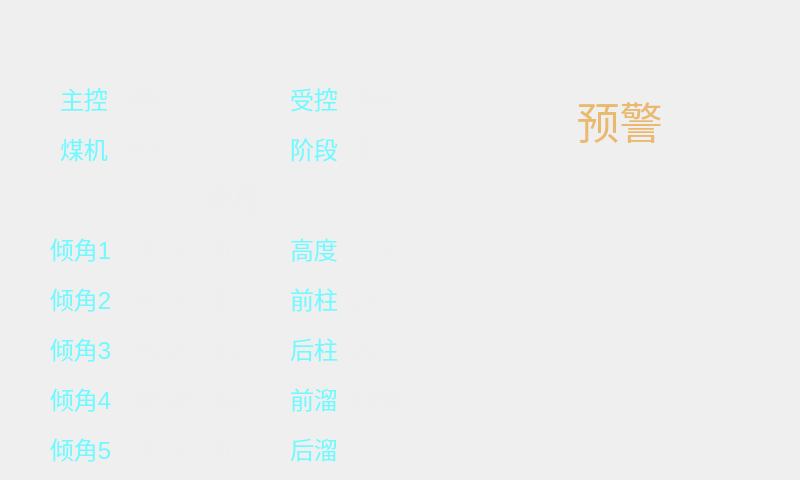
<?xml version="1.0" encoding="UTF-8"?>
<ui version="4.0">
 <class>controlled_page</class>
 <widget class="QWidget" name="controlled_page">
  <property name="geometry">
   <rect>
    <x>0</x>
    <y>0</y>
    <width>800</width>
    <height>480</height>
   </rect>
  </property>
  <property name="windowTitle">
   <string>Form</string>
  </property>
  <widget class="QLabel" name="label_action">
   <property name="geometry">
    <rect>
     <x>459</x>
     <y>70</y>
     <width>321</width>
     <height>101</height>
    </rect>
   </property>
   <property name="font">
    <font>
     <family>YouSheBiaoTiHei</family>
     <pointsize>32</pointsize>
    </font>
   </property>
   <property name="styleSheet">
    <string notr="true">color: rgb(233, 185, 110);</string>
   </property>
   <property name="text">
    <string>预警</string>
   </property>
   <property name="alignment">
    <set>Qt::AlignCenter</set>
   </property>
  </widget>
  <widget class="QLabel" name="label_gif">
   <property name="geometry">
    <rect>
     <x>459</x>
     <y>179</y>
     <width>321</width>
     <height>291</height>
    </rect>
   </property>
   <property name="styleSheet">
    <string notr="true"/>
   </property>
   <property name="text">
    <string/>
   </property>
  </widget>
  <widget class="QLabel" name="label">
   <property name="geometry">
    <rect>
     <x>60</x>
     <y>78</y>
     <width>51</width>
     <height>41</height>
    </rect>
   </property>
   <property name="font">
    <font>
     <pointsize>18</pointsize>
    </font>
   </property>
   <property name="styleSheet">
    <string notr="true">color: rgb(112, 249, 255);
background-color: transparent;</string>
   </property>
   <property name="text">
    <string>主控</string>
   </property>
  </widget>
  <widget class="QLabel" name="label_background">
   <property name="geometry">
    <rect>
     <x>0</x>
     <y>0</y>
     <width>800</width>
     <height>480</height>
    </rect>
   </property>
   <property name="text">
    <string/>
   </property>
   <property name="pixmap">
    <pixmap resource="window/image.qrc">:/new/menu_page/受控预警/底版.png</pixmap>
   </property>
  </widget>
  <widget class="QLabel" name="label_back">
   <property name="geometry">
    <rect>
     <x>20</x>
     <y>430</y>
     <width>221</width>
     <height>41</height>
    </rect>
   </property>
   <property name="text">
    <string/>
   </property>
   <property name="pixmap">
    <pixmap resource="window/image.qrc">:/new/menu_page/受控预警/信息文字底版.png</pixmap>
   </property>
  </widget>
  <widget class="QLabel" name="label_back_2">
   <property name="geometry">
    <rect>
     <x>260</x>
     <y>430</y>
     <width>171</width>
     <height>41</height>
    </rect>
   </property>
   <property name="text">
    <string/>
   </property>
   <property name="pixmap">
    <pixmap resource="window/image.qrc">:/new/menu_page/受控预警/信息文字底版.png</pixmap>
   </property>
  </widget>
  <widget class="QLabel" name="label_back_3">
   <property name="geometry">
    <rect>
     <x>20</x>
     <y>380</y>
     <width>221</width>
     <height>41</height>
    </rect>
   </property>
   <property name="text">
    <string/>
   </property>
   <property name="pixmap">
    <pixmap resource="window/image.qrc">:/new/menu_page/受控预警/信息文字底版.png</pixmap>
   </property>
  </widget>
  <widget class="QLabel" name="label_back_4">
   <property name="geometry">
    <rect>
     <x>20</x>
     <y>330</y>
     <width>221</width>
     <height>41</height>
    </rect>
   </property>
   <property name="text">
    <string/>
   </property>
   <property name="pixmap">
    <pixmap resource="window/image.qrc">:/new/menu_page/受控预警/信息文字底版.png</pixmap>
   </property>
  </widget>
  <widget class="QLabel" name="label_back_5">
   <property name="geometry">
    <rect>
     <x>20</x>
     <y>280</y>
     <width>221</width>
     <height>41</height>
    </rect>
   </property>
   <property name="text">
    <string/>
   </property>
   <property name="pixmap">
    <pixmap resource="window/image.qrc">:/new/menu_page/受控预警/信息文字底版.png</pixmap>
   </property>
  </widget>
  <widget class="QLabel" name="label_back_6">
   <property name="geometry">
    <rect>
     <x>20</x>
     <y>230</y>
     <width>221</width>
     <height>41</height>
    </rect>
   </property>
   <property name="text">
    <string/>
   </property>
   <property name="pixmap">
    <pixmap resource="window/image.qrc">:/new/menu_page/受控预警/信息文字底版.png</pixmap>
   </property>
  </widget>
  <widget class="QLabel" name="label_back_7">
   <property name="geometry">
    <rect>
     <x>260</x>
     <y>380</y>
     <width>171</width>
     <height>41</height>
    </rect>
   </property>
   <property name="text">
    <string/>
   </property>
   <property name="pixmap">
    <pixmap resource="window/image.qrc">:/new/menu_page/受控预警/信息文字底版.png</pixmap>
   </property>
  </widget>
  <widget class="QLabel" name="label_back_8">
   <property name="geometry">
    <rect>
     <x>260</x>
     <y>330</y>
     <width>171</width>
     <height>41</height>
    </rect>
   </property>
   <property name="text">
    <string/>
   </property>
   <property name="pixmap">
    <pixmap resource="window/image.qrc">:/new/menu_page/受控预警/信息文字底版.png</pixmap>
   </property>
  </widget>
  <widget class="QLabel" name="label_back_9">
   <property name="geometry">
    <rect>
     <x>260</x>
     <y>280</y>
     <width>171</width>
     <height>41</height>
    </rect>
   </property>
   <property name="text">
    <string/>
   </property>
   <property name="pixmap">
    <pixmap resource="window/image.qrc">:/new/menu_page/受控预警/信息文字底版.png</pixmap>
   </property>
  </widget>
  <widget class="QLabel" name="label_back_10">
   <property name="geometry">
    <rect>
     <x>260</x>
     <y>230</y>
     <width>171</width>
     <height>41</height>
    </rect>
   </property>
   <property name="text">
    <string/>
   </property>
   <property name="pixmap">
    <pixmap resource="window/image.qrc">:/new/menu_page/受控预警/信息文字底版.png</pixmap>
   </property>
  </widget>
  <widget class="QLabel" name="label_back_11">
   <property name="geometry">
    <rect>
     <x>120</x>
     <y>190</y>
     <width>16</width>
     <height>21</height>
    </rect>
   </property>
   <property name="styleSheet">
    <string notr="true">background-color: transparent;</string>
   </property>
   <property name="text">
    <string/>
   </property>
   <property name="pixmap">
    <pixmap resource="window/image.qrc">:/new/menu_page/受控预警/光标左.png</pixmap>
   </property>
  </widget>
  <widget class="QLabel" name="label_back_12">
   <property name="geometry">
    <rect>
     <x>330</x>
     <y>190</y>
     <width>16</width>
     <height>21</height>
    </rect>
   </property>
   <property name="styleSheet">
    <string notr="true">background-color: transparent;</string>
   </property>
   <property name="text">
    <string/>
   </property>
   <property name="pixmap">
    <pixmap resource="window/image.qrc">:/new/menu_page/受控预警/光标右.png</pixmap>
   </property>
  </widget>
  <widget class="QLabel" name="label_status">
   <property name="geometry">
    <rect>
     <x>140</x>
     <y>173</y>
     <width>181</width>
     <height>51</height>
    </rect>
   </property>
   <property name="font">
    <font>
     <family>Dingbats</family>
     <pointsize>22</pointsize>
     <weight>9</weight>
     <italic>true</italic>
     <bold>false</bold>
    </font>
   </property>
   <property name="styleSheet">
    <string notr="true">font: 75 italic 22pt &quot;Dingbats&quot;;
color: rgb(238, 238, 236);
background-color: transparent;</string>
   </property>
   <property name="text">
    <string>受控</string>
   </property>
   <property name="alignment">
    <set>Qt::AlignCenter</set>
   </property>
  </widget>
  <widget class="QLabel" name="label_back_13">
   <property name="geometry">
    <rect>
     <x>30</x>
     <y>130</y>
     <width>171</width>
     <height>41</height>
    </rect>
   </property>
   <property name="text">
    <string/>
   </property>
   <property name="pixmap">
    <pixmap resource="window/image.qrc">:/new/menu_page/受控预警/信息文字底版.png</pixmap>
   </property>
  </widget>
  <widget class="QLabel" name="label_back_14">
   <property name="geometry">
    <rect>
     <x>30</x>
     <y>80</y>
     <width>171</width>
     <height>41</height>
    </rect>
   </property>
   <property name="text">
    <string/>
   </property>
   <property name="pixmap">
    <pixmap resource="window/image.qrc">:/new/menu_page/受控预警/信息文字底版.png</pixmap>
   </property>
  </widget>
  <widget class="QLabel" name="label_back_15">
   <property name="geometry">
    <rect>
     <x>260</x>
     <y>130</y>
     <width>171</width>
     <height>41</height>
    </rect>
   </property>
   <property name="text">
    <string/>
   </property>
   <property name="pixmap">
    <pixmap resource="window/image.qrc">:/new/menu_page/受控预警/信息文字底版.png</pixmap>
   </property>
  </widget>
  <widget class="QLabel" name="label_back_16">
   <property name="geometry">
    <rect>
     <x>260</x>
     <y>80</y>
     <width>171</width>
     <height>41</height>
    </rect>
   </property>
   <property name="text">
    <string/>
   </property>
   <property name="pixmap">
    <pixmap resource="window/image.qrc">:/new/menu_page/受控预警/信息文字底版.png</pixmap>
   </property>
  </widget>
  <widget class="QLabel" name="label_32">
   <property name="geometry">
    <rect>
     <x>60</x>
     <y>128</y>
     <width>51</width>
     <height>41</height>
    </rect>
   </property>
   <property name="font">
    <font>
     <pointsize>18</pointsize>
    </font>
   </property>
   <property name="styleSheet">
    <string notr="true">color: rgb(112, 249, 255);</string>
   </property>
   <property name="text">
    <string>煤机</string>
   </property>
  </widget>
  <widget class="QLabel" name="label_33">
   <property name="geometry">
    <rect>
     <x>290</x>
     <y>128</y>
     <width>51</width>
     <height>41</height>
    </rect>
   </property>
   <property name="font">
    <font>
     <pointsize>18</pointsize>
    </font>
   </property>
   <property name="styleSheet">
    <string notr="true">color: rgb(112, 249, 255);</string>
   </property>
   <property name="text">
    <string>阶段</string>
   </property>
  </widget>
  <widget class="QLabel" name="label_34">
   <property name="geometry">
    <rect>
     <x>50</x>
     <y>228</y>
     <width>71</width>
     <height>41</height>
    </rect>
   </property>
   <property name="font">
    <font>
     <pointsize>18</pointsize>
    </font>
   </property>
   <property name="styleSheet">
    <string notr="true">color: rgb(112, 249, 255);</string>
   </property>
   <property name="text">
    <string>倾角1</string>
   </property>
  </widget>
  <widget class="QLabel" name="label_35">
   <property name="geometry">
    <rect>
     <x>50</x>
     <y>278</y>
     <width>71</width>
     <height>41</height>
    </rect>
   </property>
   <property name="font">
    <font>
     <pointsize>18</pointsize>
    </font>
   </property>
   <property name="styleSheet">
    <string notr="true">color: rgb(112, 249, 255);</string>
   </property>
   <property name="text">
    <string>倾角2</string>
   </property>
  </widget>
  <widget class="QLabel" name="label_36">
   <property name="geometry">
    <rect>
     <x>50</x>
     <y>328</y>
     <width>71</width>
     <height>41</height>
    </rect>
   </property>
   <property name="font">
    <font>
     <pointsize>18</pointsize>
    </font>
   </property>
   <property name="styleSheet">
    <string notr="true">color: rgb(112, 249, 255);</string>
   </property>
   <property name="text">
    <string>倾角3</string>
   </property>
  </widget>
  <widget class="QLabel" name="label_37">
   <property name="geometry">
    <rect>
     <x>50</x>
     <y>378</y>
     <width>71</width>
     <height>41</height>
    </rect>
   </property>
   <property name="font">
    <font>
     <pointsize>18</pointsize>
    </font>
   </property>
   <property name="styleSheet">
    <string notr="true">color: rgb(112, 249, 255);</string>
   </property>
   <property name="text">
    <string>倾角4</string>
   </property>
  </widget>
  <widget class="QLabel" name="label_38">
   <property name="geometry">
    <rect>
     <x>50</x>
     <y>428</y>
     <width>71</width>
     <height>41</height>
    </rect>
   </property>
   <property name="font">
    <font>
     <pointsize>18</pointsize>
    </font>
   </property>
   <property name="styleSheet">
    <string notr="true">color: rgb(112, 249, 255);</string>
   </property>
   <property name="text">
    <string>倾角5</string>
   </property>
  </widget>
  <widget class="QLabel" name="label_39">
   <property name="geometry">
    <rect>
     <x>290</x>
     <y>228</y>
     <width>51</width>
     <height>41</height>
    </rect>
   </property>
   <property name="font">
    <font>
     <pointsize>18</pointsize>
    </font>
   </property>
   <property name="styleSheet">
    <string notr="true">color: rgb(112, 249, 255);</string>
   </property>
   <property name="text">
    <string>高度</string>
   </property>
  </widget>
  <widget class="QLabel" name="label_40">
   <property name="geometry">
    <rect>
     <x>290</x>
     <y>278</y>
     <width>51</width>
     <height>41</height>
    </rect>
   </property>
   <property name="font">
    <font>
     <pointsize>18</pointsize>
    </font>
   </property>
   <property name="styleSheet">
    <string notr="true">color: rgb(112, 249, 255);</string>
   </property>
   <property name="text">
    <string>前柱</string>
   </property>
  </widget>
  <widget class="QLabel" name="label_41">
   <property name="geometry">
    <rect>
     <x>290</x>
     <y>328</y>
     <width>51</width>
     <height>41</height>
    </rect>
   </property>
   <property name="font">
    <font>
     <pointsize>18</pointsize>
    </font>
   </property>
   <property name="styleSheet">
    <string notr="true">color: rgb(112, 249, 255);</string>
   </property>
   <property name="text">
    <string>后柱</string>
   </property>
  </widget>
  <widget class="QLabel" name="label_42">
   <property name="geometry">
    <rect>
     <x>290</x>
     <y>378</y>
     <width>51</width>
     <height>41</height>
    </rect>
   </property>
   <property name="font">
    <font>
     <pointsize>18</pointsize>
    </font>
   </property>
   <property name="styleSheet">
    <string notr="true">color: rgb(112, 249, 255);</string>
   </property>
   <property name="text">
    <string>前溜</string>
   </property>
  </widget>
  <widget class="QLabel" name="label_43">
   <property name="geometry">
    <rect>
     <x>290</x>
     <y>428</y>
     <width>51</width>
     <height>41</height>
    </rect>
   </property>
   <property name="font">
    <font>
     <pointsize>18</pointsize>
    </font>
   </property>
   <property name="styleSheet">
    <string notr="true">color: rgb(112, 249, 255);</string>
   </property>
   <property name="text">
    <string>后溜</string>
   </property>
  </widget>
  <widget class="QLabel" name="label_coal_mechine">
   <property name="geometry">
    <rect>
     <x>120</x>
     <y>128</y>
     <width>51</width>
     <height>41</height>
    </rect>
   </property>
   <property name="font">
    <font>
     <pointsize>18</pointsize>
    </font>
   </property>
   <property name="styleSheet">
    <string notr="true">color: rgb(238, 238, 236);</string>
   </property>
   <property name="text">
    <string>053</string>
   </property>
  </widget>
  <widget class="QLabel" name="label_main">
   <property name="geometry">
    <rect>
     <x>120</x>
     <y>78</y>
     <width>51</width>
     <height>41</height>
    </rect>
   </property>
   <property name="font">
    <font>
     <pointsize>18</pointsize>
    </font>
   </property>
   <property name="styleSheet">
    <string notr="true">color: rgb(238, 238, 236);</string>
   </property>
   <property name="text">
    <string>055</string>
   </property>
  </widget>
  <widget class="QLabel" name="label_controlled">
   <property name="geometry">
    <rect>
     <x>350</x>
     <y>78</y>
     <width>51</width>
     <height>41</height>
    </rect>
   </property>
   <property name="font">
    <font>
     <pointsize>18</pointsize>
    </font>
   </property>
   <property name="styleSheet">
    <string notr="true">color: rgb(238, 238, 236);</string>
   </property>
   <property name="text">
    <string>056</string>
   </property>
  </widget>
  <widget class="QLabel" name="label_stage">
   <property name="geometry">
    <rect>
     <x>350</x>
     <y>128</y>
     <width>51</width>
     <height>41</height>
    </rect>
   </property>
   <property name="font">
    <font>
     <pointsize>18</pointsize>
    </font>
   </property>
   <property name="styleSheet">
    <string notr="true">color: rgb(238, 238, 236);</string>
   </property>
   <property name="text">
    <string>无</string>
   </property>
  </widget>
  <widget class="QLabel" name="label_angle1">
   <property name="geometry">
    <rect>
     <x>130</x>
     <y>230</y>
     <width>131</width>
     <height>41</height>
    </rect>
   </property>
   <property name="font">
    <font>
     <pointsize>18</pointsize>
    </font>
   </property>
   <property name="styleSheet">
    <string notr="true">color: rgb(238, 238, 236);</string>
   </property>
   <property name="text">
    <string>-90,80,-20</string>
   </property>
  </widget>
  <widget class="QLabel" name="label_angle2">
   <property name="geometry">
    <rect>
     <x>130</x>
     <y>280</y>
     <width>131</width>
     <height>41</height>
    </rect>
   </property>
   <property name="font">
    <font>
     <pointsize>18</pointsize>
    </font>
   </property>
   <property name="styleSheet">
    <string notr="true">color: rgb(238, 238, 236);</string>
   </property>
   <property name="text">
    <string>-90,80,-20</string>
   </property>
  </widget>
  <widget class="QLabel" name="label_angle3">
   <property name="geometry">
    <rect>
     <x>130</x>
     <y>330</y>
     <width>131</width>
     <height>41</height>
    </rect>
   </property>
   <property name="font">
    <font>
     <pointsize>18</pointsize>
    </font>
   </property>
   <property name="styleSheet">
    <string notr="true">color: rgb(238, 238, 236);</string>
   </property>
   <property name="text">
    <string>-90,80,-20</string>
   </property>
  </widget>
  <widget class="QLabel" name="label_angle4">
   <property name="geometry">
    <rect>
     <x>130</x>
     <y>380</y>
     <width>131</width>
     <height>41</height>
    </rect>
   </property>
   <property name="font">
    <font>
     <pointsize>18</pointsize>
    </font>
   </property>
   <property name="styleSheet">
    <string notr="true">color: rgb(238, 238, 236);</string>
   </property>
   <property name="text">
    <string>-90,80,-20</string>
   </property>
  </widget>
  <widget class="QLabel" name="label_angle5">
   <property name="geometry">
    <rect>
     <x>130</x>
     <y>430</y>
     <width>131</width>
     <height>41</height>
    </rect>
   </property>
   <property name="font">
    <font>
     <pointsize>18</pointsize>
    </font>
   </property>
   <property name="styleSheet">
    <string notr="true">color: rgb(238, 238, 236);</string>
   </property>
   <property name="text">
    <string>-90,80,-20</string>
   </property>
  </widget>
  <widget class="QLabel" name="label_hight">
   <property name="geometry">
    <rect>
     <x>350</x>
     <y>230</y>
     <width>101</width>
     <height>41</height>
    </rect>
   </property>
   <property name="font">
    <font>
     <pointsize>18</pointsize>
    </font>
   </property>
   <property name="styleSheet">
    <string notr="true">color: rgb(238, 238, 236);</string>
   </property>
   <property name="text">
    <string>1000</string>
   </property>
  </widget>
  <widget class="QLabel" name="label_pressure1">
   <property name="geometry">
    <rect>
     <x>350</x>
     <y>280</y>
     <width>101</width>
     <height>41</height>
    </rect>
   </property>
   <property name="font">
    <font>
     <pointsize>18</pointsize>
    </font>
   </property>
   <property name="styleSheet">
    <string notr="true">color: rgb(238, 238, 236);</string>
   </property>
   <property name="text">
    <string>12.5</string>
   </property>
  </widget>
  <widget class="QLabel" name="label_pressure2">
   <property name="geometry">
    <rect>
     <x>350</x>
     <y>330</y>
     <width>101</width>
     <height>41</height>
    </rect>
   </property>
   <property name="font">
    <font>
     <pointsize>18</pointsize>
    </font>
   </property>
   <property name="styleSheet">
    <string notr="true">color: rgb(238, 238, 236);</string>
   </property>
   <property name="text">
    <string>25</string>
   </property>
  </widget>
  <widget class="QLabel" name="label_travel1">
   <property name="geometry">
    <rect>
     <x>350</x>
     <y>380</y>
     <width>101</width>
     <height>41</height>
    </rect>
   </property>
   <property name="font">
    <font>
     <pointsize>18</pointsize>
    </font>
   </property>
   <property name="styleSheet">
    <string notr="true">color: rgb(238, 238, 236);</string>
   </property>
   <property name="text">
    <string>1200</string>
   </property>
  </widget>
  <widget class="QLabel" name="label_travel2">
   <property name="geometry">
    <rect>
     <x>350</x>
     <y>430</y>
     <width>101</width>
     <height>41</height>
    </rect>
   </property>
   <property name="font">
    <font>
     <pointsize>18</pointsize>
    </font>
   </property>
   <property name="styleSheet">
    <string notr="true">color: rgb(238, 238, 236);</string>
   </property>
   <property name="text">
    <string>---</string>
   </property>
  </widget>
  <widget class="QLabel" name="label_2">
   <property name="geometry">
    <rect>
     <x>290</x>
     <y>78</y>
     <width>51</width>
     <height>41</height>
    </rect>
   </property>
   <property name="font">
    <font>
     <pointsize>18</pointsize>
    </font>
   </property>
   <property name="styleSheet">
    <string notr="true">color: rgb(112, 249, 255);
background-color: transparent;</string>
   </property>
   <property name="text">
    <string>受控</string>
   </property>
  </widget>
  <zorder>label_background</zorder>
  <zorder>label_back_14</zorder>
  <zorder>label_action</zorder>
  <zorder>label_gif</zorder>
  <zorder>label</zorder>
  <zorder>label_back</zorder>
  <zorder>label_back_2</zorder>
  <zorder>label_back_3</zorder>
  <zorder>label_back_4</zorder>
  <zorder>label_back_5</zorder>
  <zorder>label_back_6</zorder>
  <zorder>label_back_7</zorder>
  <zorder>label_back_8</zorder>
  <zorder>label_back_9</zorder>
  <zorder>label_back_10</zorder>
  <zorder>label_back_11</zorder>
  <zorder>label_back_12</zorder>
  <zorder>label_status</zorder>
  <zorder>label_back_13</zorder>
  <zorder>label_back_15</zorder>
  <zorder>label_back_16</zorder>
  <zorder>label_32</zorder>
  <zorder>label_33</zorder>
  <zorder>label_34</zorder>
  <zorder>label_35</zorder>
  <zorder>label_36</zorder>
  <zorder>label_37</zorder>
  <zorder>label_38</zorder>
  <zorder>label_39</zorder>
  <zorder>label_40</zorder>
  <zorder>label_41</zorder>
  <zorder>label_42</zorder>
  <zorder>label_43</zorder>
  <zorder>label_coal_mechine</zorder>
  <zorder>label_main</zorder>
  <zorder>label_controlled</zorder>
  <zorder>label_stage</zorder>
  <zorder>label_angle1</zorder>
  <zorder>label_angle2</zorder>
  <zorder>label_angle3</zorder>
  <zorder>label_angle4</zorder>
  <zorder>label_angle5</zorder>
  <zorder>label_hight</zorder>
  <zorder>label_pressure1</zorder>
  <zorder>label_pressure2</zorder>
  <zorder>label_travel1</zorder>
  <zorder>label_travel2</zorder>
  <zorder>label_2</zorder>
 </widget>
 <resources>
  <include location="window/image.qrc"/>
 </resources>
 <connections/>
</ui>
